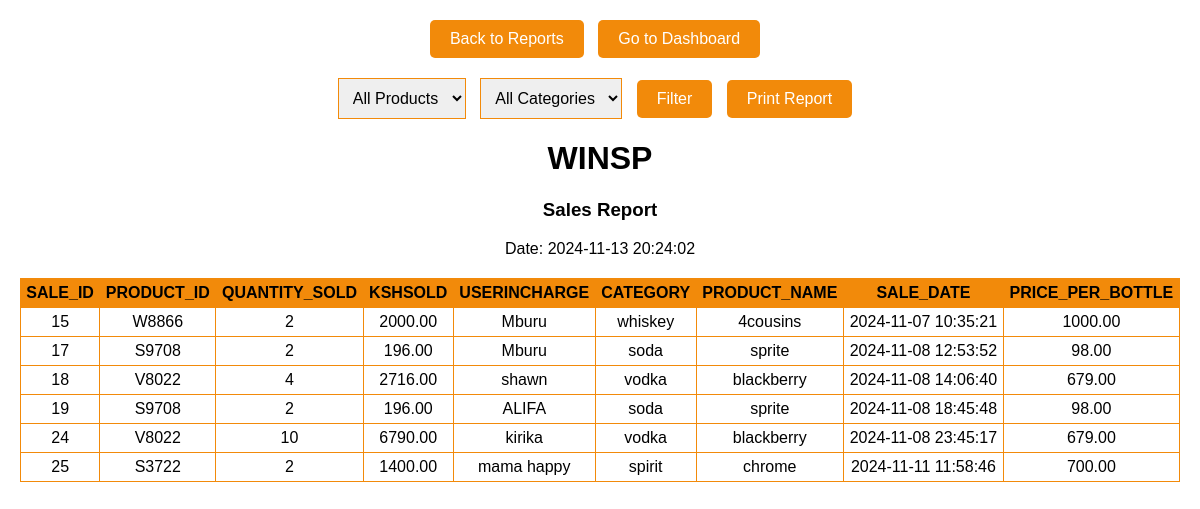
/sales_report.php, run on the app's committed database.
### tables this page shows
CREATE TABLE `sales` (
  `sale_id` int(11) NOT NULL,
  `product_id` varchar(50) NOT NULL,
  `quantity_sold` int(11) NOT NULL,
  `kshSold` decimal(10,2) NOT NULL,
  `userIncharge` varchar(50) NOT NULL,
  `category` varchar(50) NOT NULL,
  `product_name` varchar(100) NOT NULL,
  `sale_date` timestamp NOT NULL DEFAULT current_timestamp(),
  `price_per_bottle` decimal(10,2) NOT NULL
);

### sales_report.php (the view, shortened to what this page needs)
<?php
$servername = "localhost";
$dbname = "PROJECTLIGHT";
$dbusername = "root";
$dbpassword = "";
$conn = new mysqli($servername, $dbusername, $dbpassword, $dbname);
$query = "SELECT * FROM sales WHERE 1=1";
$result = mysqli_query($conn, $query);
$fields = [];
if ($result && mysqli_num_rows($result) > 0) {
    $fields = array_keys(mysqli_fetch_assoc($result));
    mysqli_data_seek($result, 0);
}
?>
<!DOCTYPE html>
<html lang="en">
<head>
</head>
<body>
    <div class="nav-buttons">
        <button class="nav-button" onclick="window.location.href='report.php';">Back to Reports</button>
        <button class="nav-button" onclick="window.location.href='admin.php';">Go to Dashboard</button>
    </div>
    <div class="filter-container">
        <form method="post" action="sales_report.php">
            <select name="product_name" class="select-category">
                <option value="All">All Products</option>
            </select>
            <select name="category_name" class="select-category">
                <option value="All">All Categories</option>
            </select>
            <button type="submit" class="button">Filter</button>
            <button type="button" class="print-button" onclick="printReport();">Print Report</button>
        </form>
    </div>
    <?php if (mysqli_num_rows($result) > 0): ?>
        <div id="printableArea">
            <h1>WINSP</h1>
            <h3>Sales Report</h3>
            <p class="real-time-date">Date: <?php echo date('Y-m-d H:i:s'); ?></p>
            <table>
                <tr>
                    <?php foreach ($fields as $field): ?>
                        <th><?php echo strtoupper($field); ?></th>
                    <?php endforeach; ?>
                </tr>
                <?php while ($row = mysqli_fetch_assoc($result)): ?>
                    <tr>
                        <?php foreach ($fields as $field): ?>
                            <td><?php echo $row[$field] ?? 'N/A'; ?></td>
                        <?php endforeach; ?>
                    </tr>
                <?php endwhile; ?>
            </table>
        </div>
    <?php else: ?>
        <p>No sales found.</p>
    <?php endif; ?>
</body>
</html>

### sales_report.php (style rules this page uses)
body { font-family: Arial, sans-serif; margin: 20px; }
h1, h3, .real-time-date { text-align: center; }
table { width: 100%; border-collapse: collapse; margin-top: 20px; }
th, td { border: 1px solid #f28a0a; padding: 5px; text-align: center; }
th { background-color: #f28a0a; }
.filter-container { display: flex; justify-content: center; margin-bottom: 20px; }
.select-category { padding: 10px; margin-right: 10px; font-size: 16px; border: 1px solid #f28a0a; }
.button, .print-button, .nav-button { padding: 10px 20px; font-size: 16px; cursor: pointer; background-color: #f28a0a; color: white; border: none; border-radius: 5px; margin-right: 10px; }
.nav-buttons { text-align: center; margin-bottom: 20px; }

### data on the page
sales: sale_id "15", product "W8866", quantity_sold "2", kshSold "2000.00", userIncharge "Mburu", category "whiskey", product_name "4cousins", sale_date "2024-11-07 10:35:21", price_per_bottle "1000.00"
sales: sale_id "17", product "S9708", quantity_sold "2", kshSold "196.00", userIncharge "Mburu", category "soda", product_name "sprite", sale_date "2024-11-08 12:53:52", price_per_bottle "98.00"
sales: sale_id "18", product "V8022", quantity_sold "4", kshSold "2716.00", userIncharge "shawn", category "vodka", product_name "blackberry", sale_date "2024-11-08 14:06:40", price_per_bottle "679.00"
sales: sale_id "19", product "S9708", quantity_sold "2", kshSold "196.00", userIncharge "ALIFA", category "soda", product_name "sprite", sale_date "2024-11-08 18:45:48", price_per_bottle "98.00"
sales: sale_id "24", product "V8022", quantity_sold "10", kshSold "6790.00", userIncharge "kirika", category "vodka", product_name "blackberry", sale_date "2024-11-08 23:45:17", price_per_bottle "679.00"
sales: sale_id "25", product "S3722", quantity_sold "2", kshSold "1400.00", userIncharge "mama happy", category "spirit", product_name "chrome", sale_date "2024-11-11 11:58:46", price_per_bottle "700.00"

### other printed values
$field "SALE_ID"
$field "PRODUCT_ID"
$field "QUANTITY_SOLD"
$field "KSHSOLD"
$field "USERINCHARGE"
$field "CATEGORY"
$field "PRODUCT_NAME"
$field "SALE_DATE"
$field "PRICE_PER_BOTTLE"
